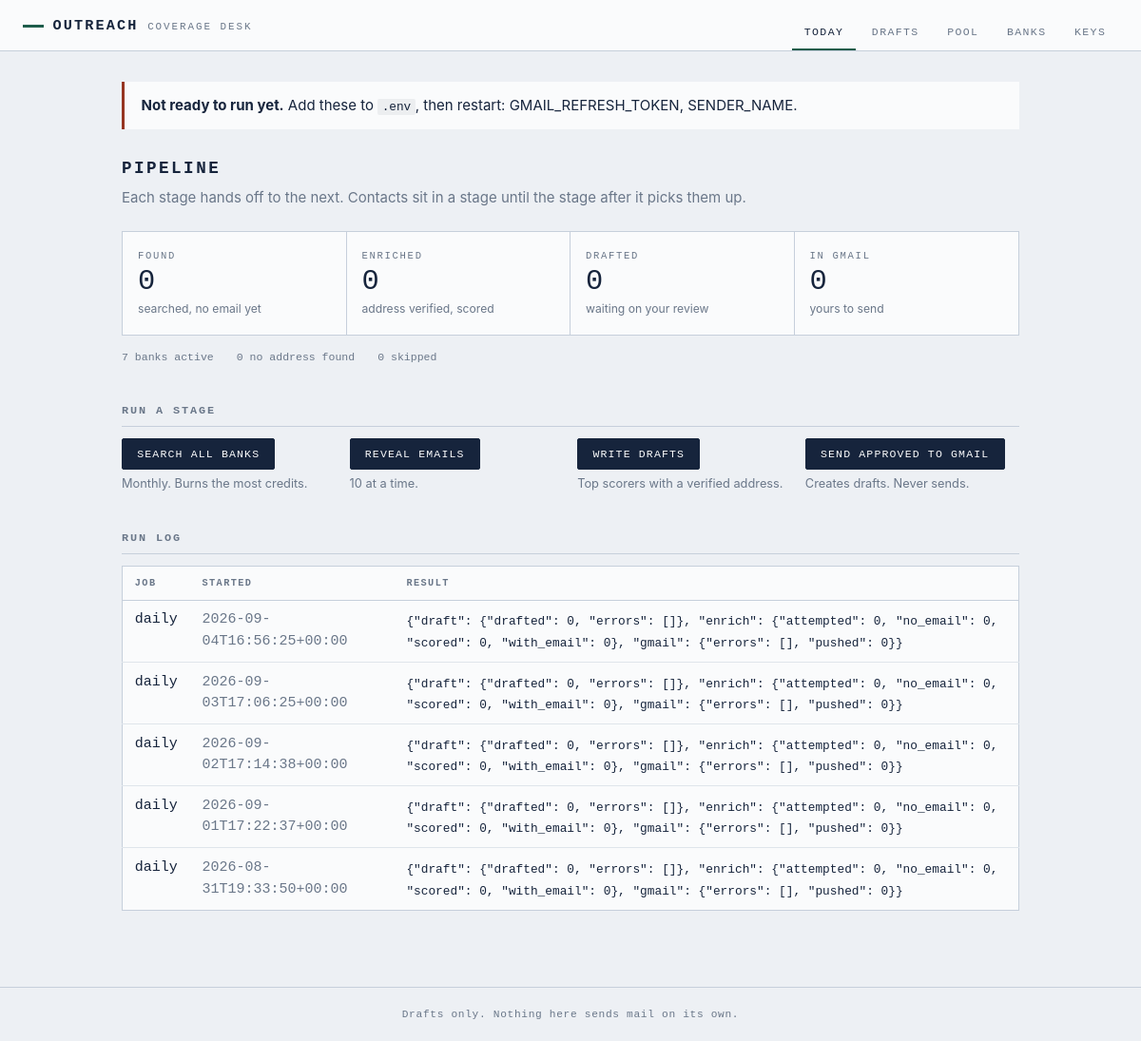
Before: / with the older database file.
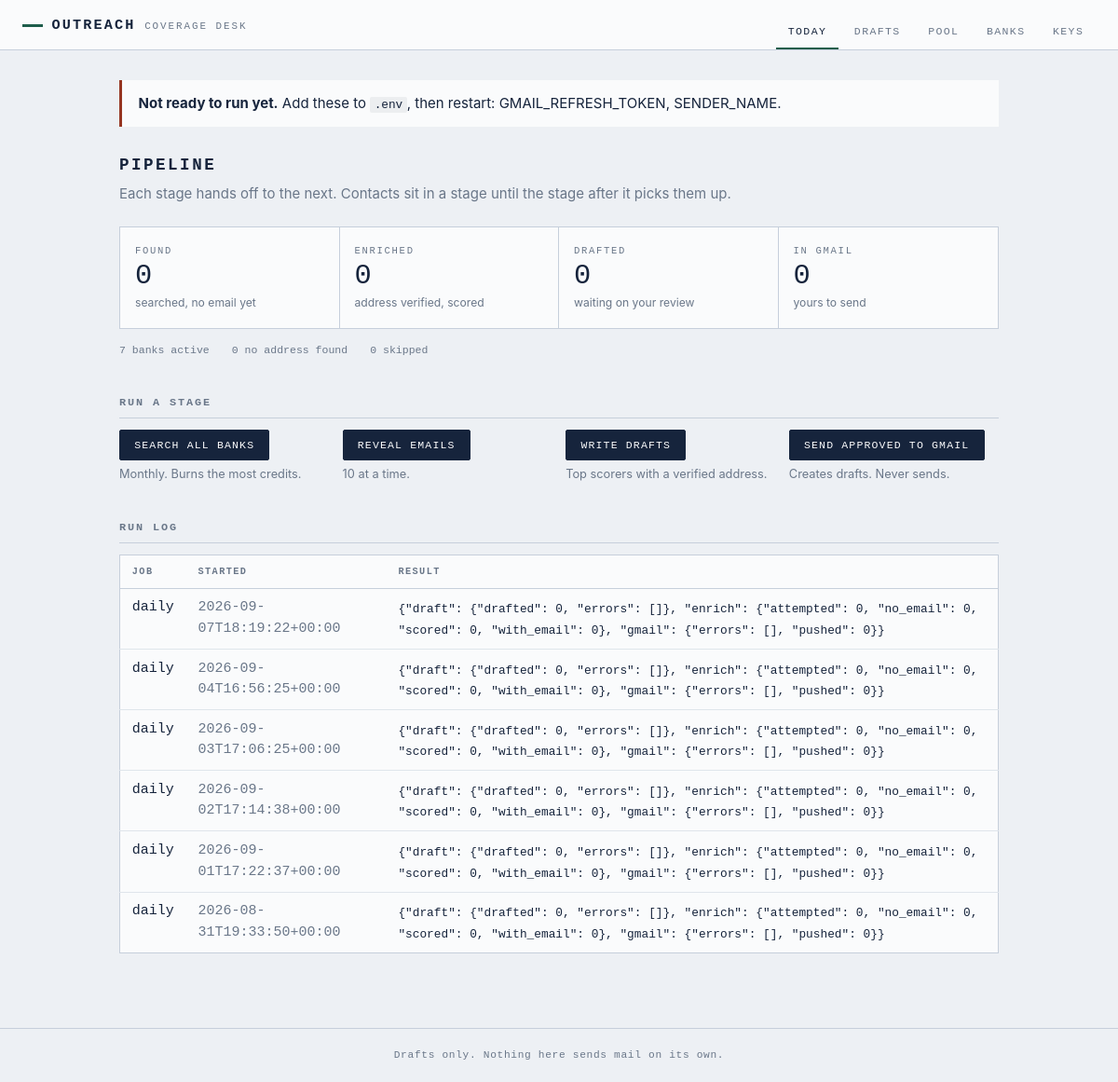
After: the same page with the newer database file.
### tables this page shows
CREATE TABLE runs (
    id          INTEGER PRIMARY KEY,
    kind        TEXT,
    started_at  TEXT,
    finished_at TEXT,
    stats       TEXT,
    error       TEXT
);

### web/app.py (the view)
@app.get("/", response_class=HTMLResponse)
def dashboard(request: Request):
    with db.session() as conn:
        counts = db.counts(conn)
        runs = [dict(r) for r in db.recent_runs(conn, 8)]
    for r in runs:
        r["stats"] = json.loads(r["stats"]) if r["stats"] else {}
    return render(request, "dashboard.html", counts=counts, runs=runs,
                  gaps=settings.missing())

### web/templates/dashboard.html
{% extends "base.html" %}
{% block content %}
{% if gaps %}
<div class="notice">
  <p><strong>Not ready to run yet.</strong> Add these to <code>.env</code>, then
  restart: {{ gaps | join(", ") }}.</p>
</div>
{% endif %}
<section class="stage-flow">
  <h1>Pipeline</h1>
  <p class="lede">Each stage hands off to the next. Contacts sit in a stage until
  the stage after it picks them up.</p>
  <ol class="stages">
    <li>
      <span class="stage-name">Found</span>
      <span class="stage-count">{{ counts.get('new', 0) }}</span>
      <span class="stage-note">searched, no email yet</span>
    </li>
    <li>
      <span class="stage-name">Enriched</span>
      <span class="stage-count">{{ counts.get('enriched', 0) }}</span>
      <span class="stage-note">address verified, scored</span>
    </li>
    <li>
      <span class="stage-name">Drafted</span>
      <span class="stage-count">{{ counts.get('drafted', 0) }}</span>
      <span class="stage-note">waiting on your review</span>
    </li>
    <li>
      <span class="stage-name">In Gmail</span>
      <span class="stage-count">{{ counts.get('queued', 0) }}</span>
      <span class="stage-note">yours to send</span>
    </li>
  </ol>
  <div class="stage-aside">
    <span>{{ counts.get('banks', 0) }} banks active</span>
    <span>{{ counts.get('no_email', 0) }} no address found</span>
    <span>{{ counts.get('skipped', 0) }} skipped</span>
  </div>
</section>
<section class="controls">
  <h2>Run a stage</h2>
  <div class="control-row">
    <form method="post" action="/run/refresh">
      <button type="submit">Search all banks</button>
      <span class="hint">Monthly. Burns the most credits.</span>
    </form>
    <form method="post" action="/run/enrich">
      <button type="submit">Reveal emails</button>
      <span class="hint">{{ cfg.enrich_batch if cfg else 10 }} at a time.</span>
    </form>
    <form method="post" action="/run/draft">
      <button type="submit">Write drafts</button>
      <span class="hint">Top scorers with a verified address.</span>
    </form>
    <form method="post" action="/run/push">
      <button type="submit">Send approved to Gmail</button>
      <span class="hint">Creates drafts. Never sends.</span>
    </form>
  </div>
</section>
<section>
  <h2>Run log</h2>
  {% if runs %}
  <table class="ledger">
    <thead>
      <tr><th>Job</th><th>Started</th><th>Result</th></tr>
    </thead>
    <tbody>
      {% for r in runs %}
      <tr>
        <td class="mono">{{ r.kind }}</td>
        <td class="mono dim">{{ r.started_at }}</td>
        <td>
          {% if r.error %}<span class="bad">{{ r.error }}</span>
          {% elif not r.finished_at %}<span class="dim">running</span>
          {% else %}<span class="mono small">{{ r.stats | tojson }}</span>{% endif %}
        </td>
      </tr>
      {% endfor %}
    </tbody>
  </table>
  {% else %}
  <p class="empty">No runs yet. Load your bank list, then search.</p>
  {% endif %}
</section>
{% endblock %}

### web/templates/base.html (shortened to what this page needs)
<!DOCTYPE html>
<html lang="en">
<head>
<link rel="stylesheet" href="/static/style.css">
</head>
<body>
<header class="masthead">
  <div class="masthead-mark">
    <span class="mark-rule"></span>
    <span class="mark-name">Outreach</span>
    <span class="mark-sub">coverage desk</span>
  </div>
  <nav>
    <a href="/" class="{{ 'on' if nav == 'dashboard' }}">Today</a>
    <a href="/drafts" class="{{ 'on' if nav == 'drafts' }}">Drafts</a>
    <a href="/contacts" class="{{ 'on' if nav == 'contacts' }}">Pool</a>
    <a href="/banks" class="{{ 'on' if nav == 'banks' }}">Banks</a>
    <a href="/settings" class="{{ 'on' if nav == 'settings' }}">Keys</a>
  </nav>
</header>
<main>
{% block content %}{% endblock %}
</main>
<footer>
  <span>Drafts only. Nothing here sends mail on its own.</span>
</footer>
</body>
</html>

### web/static/style.css (style rules this page uses)
:root { --paper: #EDF0F4; --card: #FAFBFC; --ink: #16243C; --rule: #C6CFDB; --ledger: #1E5D4B; --flag: #963622; --muted: #6A7789; --mono: ui-monospace, "SF Mono", "Cascadia Mono", Menlo, Consolas, monospace; --serif: Charter, "Bitstream Charter", "Iowan Old Style", Georgia, serif; --sans: -apple-system, BlinkMacSystemFont, "Segoe UI", Inter, system-ui, sans-serif; --gap: 1.25rem; }
* { box-sizing: border-box; }
body { margin: 0; background: var(--paper); color: var(--ink); font-family: var(--sans); font-size: 15px; line-height: 1.5; -webkit-font-smoothing: antialiased; }
main { max-width: 62rem; margin: 0 auto; padding: 2rem 1.5rem 5rem; }
.masthead { border-bottom: 1px solid var(--rule); background: var(--card); padding: 1rem 1.5rem 0; display: flex; flex-wrap: wrap; align-items: flex-end; justify-content: space-between; gap: 1rem; }
.masthead-mark { display: flex; align-items: baseline; gap: .6rem; padding-bottom: .9rem; }
.mark-rule { width: 22px; height: 3px; background: var(--ledger); align-self: center; }
.mark-name { font-family: var(--mono); font-size: .95rem; font-weight: 600; letter-spacing: .14em; text-transform: uppercase; }
.mark-sub { font-family: var(--mono); font-size: .68rem; letter-spacing: .18em; text-transform: uppercase; color: var(--muted); }
.masthead nav { display: flex; gap: .25rem; }
.masthead nav a { font-family: var(--mono); font-size: .72rem; letter-spacing: .12em; text-transform: uppercase; text-decoration: none; color: var(--muted); padding: .55rem .8rem; border-bottom: 2px solid transparent; }
.masthead nav a.on { color: var(--ink); border-bottom-color: var(--ledger); }
h1 { font-family: var(--mono); font-size: 1.1rem; font-weight: 600; letter-spacing: .14em; text-transform: uppercase; margin: 0 0 .4rem; }
h2 { font-family: var(--mono); font-size: .74rem; font-weight: 600; letter-spacing: .16em; text-transform: uppercase; color: var(--muted); margin: 2.5rem 0 .75rem; padding-bottom: .4rem; border-bottom: 1px solid var(--rule); }
.lede { color: var(--muted); max-width: 46rem; margin: 0 0 1.5rem; }
.hint { color: var(--muted); font-size: .8rem; }
.small { font-size: .8rem; }
.dim { color: var(--muted); }
.mono { font-family: var(--mono); font-variant-numeric: tabular-nums; }
code { font-family: var(--mono); font-size: .85em; background: rgba(22, 36, 60, .06); padding: .1em .35em; border-radius: 2px; }
.notice { border-left: 3px solid var(--flag); background: var(--card); padding: .85rem 1.1rem; margin-bottom: 1.75rem; }
.notice p { margin: 0; }
.stages { list-style: none; margin: 0 0 .9rem; padding: 0; display: grid; grid-template-columns: repeat(4, 1fr); border: 1px solid var(--rule); background: var(--card); }
.stages li { padding: 1.1rem 1rem; border-right: 1px solid var(--rule); display: flex; flex-direction: column; gap: .15rem; }
.stages li:last-child { border-right: 0; }
.stage-name { font-family: var(--mono); font-size: .66rem; letter-spacing: .16em; text-transform: uppercase; color: var(--muted); }
.stage-count { font-family: var(--mono); font-size: 1.9rem; font-variant-numeric: tabular-nums; line-height: 1.1; }
.stage-note { font-size: .76rem; color: var(--muted); }
.stage-aside { display: flex; flex-wrap: wrap; gap: 1.5rem; font-family: var(--mono); font-size: .72rem; color: var(--muted); }
.control-row { display: grid; gap: .9rem; grid-template-columns: repeat(auto-fit, minmax(13rem, 1fr)); }
.control-row form { display: flex; flex-direction: column; gap: .3rem; align-items: flex-start; }
button { font-family: var(--mono); font-size: .72rem; letter-spacing: .1em; text-transform: uppercase; padding: .55rem .95rem; border: 1px solid var(--ink); background: var(--ink); color: var(--card); border-radius: 2px; cursor: pointer; }
.ledger { width: 100%; border-collapse: collapse; background: var(--card); border: 1px solid var(--rule); }
.ledger th { font-family: var(--mono); font-size: .64rem; letter-spacing: .14em; text-transform: uppercase; color: var(--muted); text-align: left; padding: .6rem .8rem; border-bottom: 1px solid var(--rule); font-weight: 600; }
.ledger td { padding: .6rem .8rem; border-bottom: 1px solid rgba(198, 207, 219, .5); vertical-align: top; }
.ledger tbody tr:last-child td { border-bottom: 0; }
footer { border-top: 1px solid var(--rule); padding: 1.25rem 1.5rem; font-family: var(--mono); font-size: .7rem; letter-spacing: .06em; color: var(--muted); text-align: center; }

Changed rows visible on the page:
added runs: kind "daily", started_at "2026-09-07T18:19:22+00:00", stats|tojson "{\"draft\": {\"drafted\": 0, \"errors\": []}, \"enrich\": {\"attempted\": 0, \"no_email\": 0, \"scored\": 0, \"with_email\": 0}, \"gmail\": {\"errors\": [], \"pushed\": 0}}"
